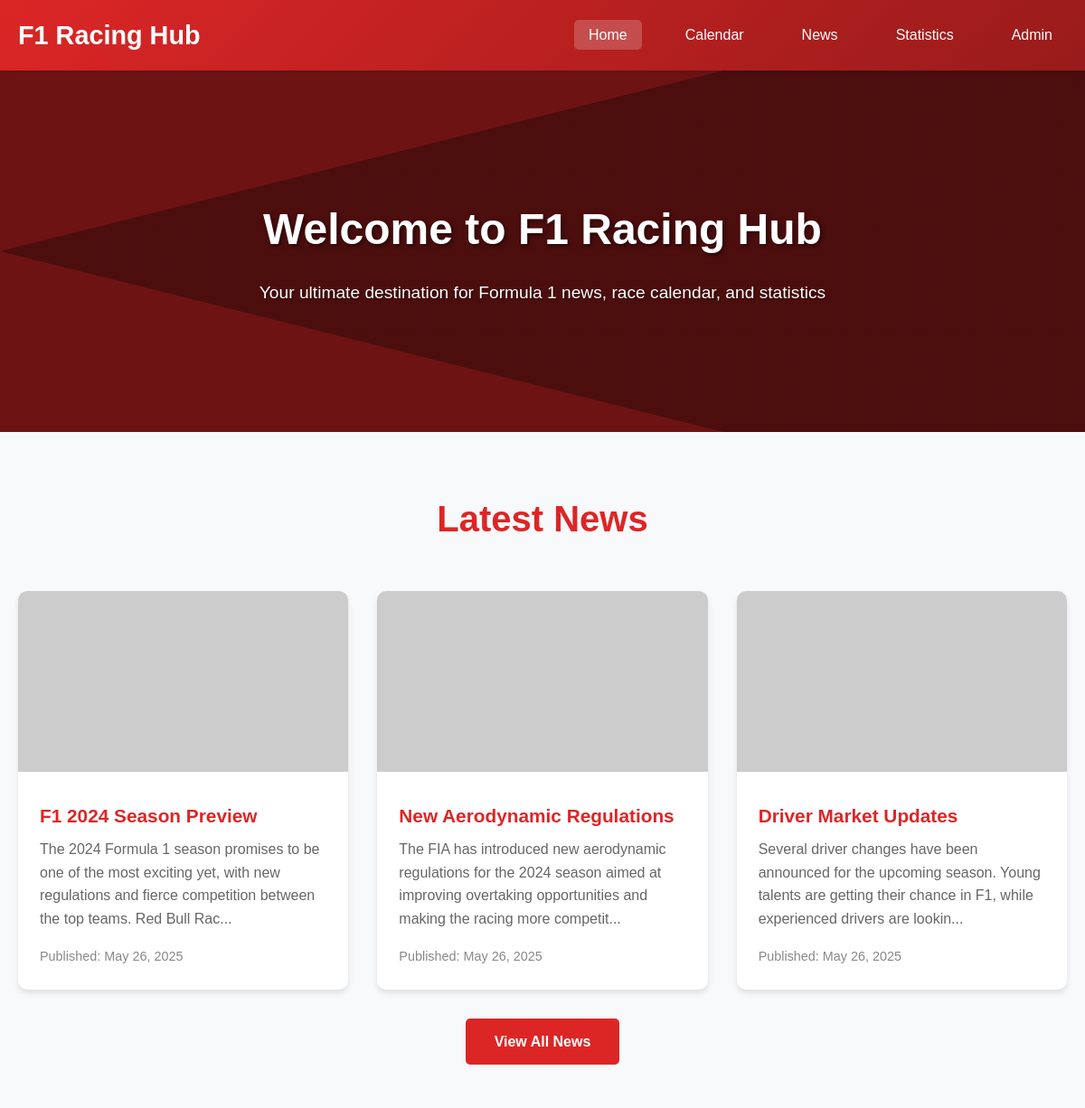
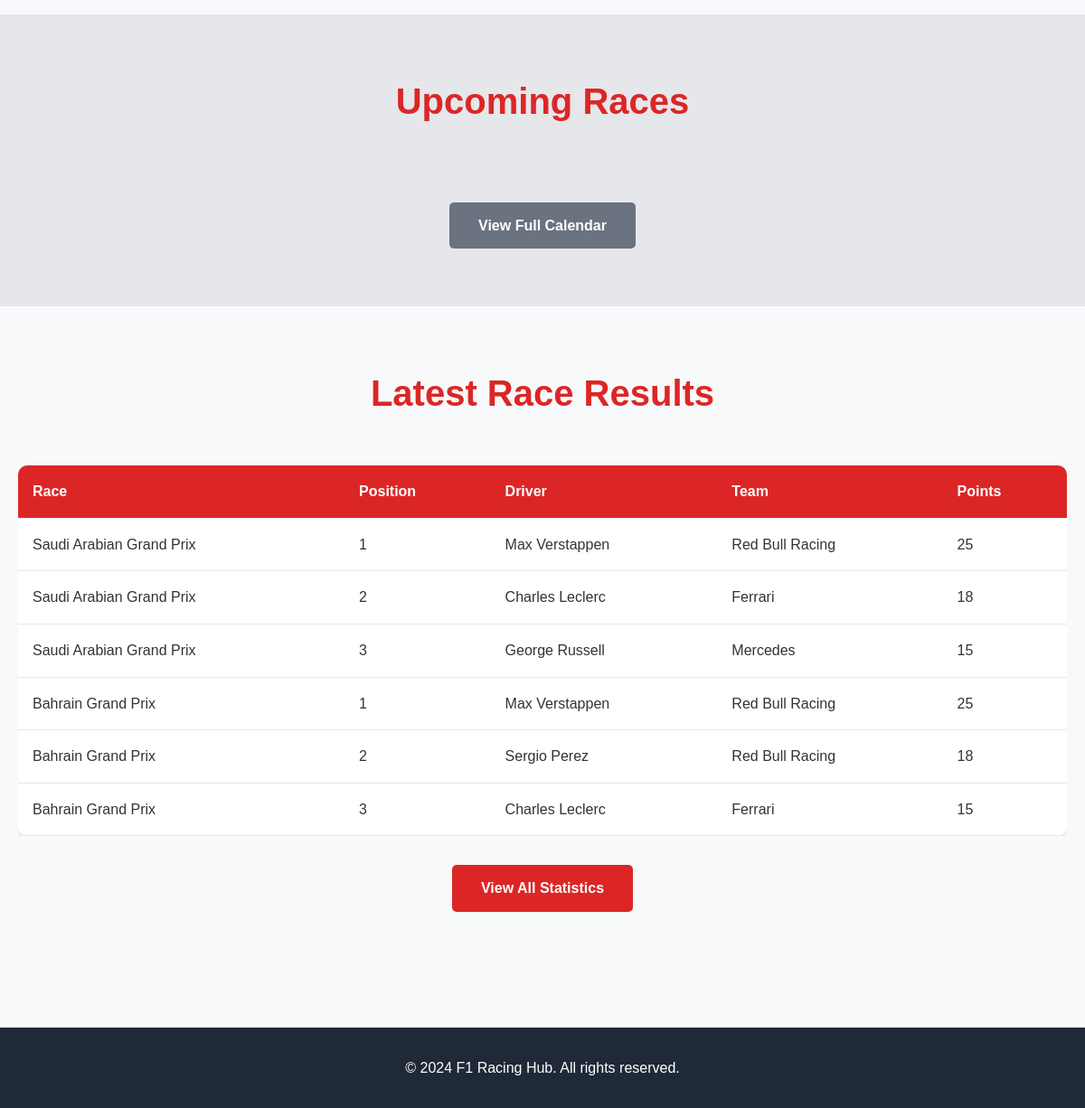
The page / on the database its author committed (2 pictures, top to bottom).
### tables this page shows
CREATE TABLE `news` (
  `id` int(11) NOT NULL,
  `title` varchar(200) NOT NULL,
  `content` text NOT NULL,
  `image_url` varchar(255) DEFAULT NULL,
  `published_at` timestamp NOT NULL DEFAULT current_timestamp(),
  `status` enum('published','draft') DEFAULT 'published'
);

CREATE TABLE `race_results` (
  `id` int(11) NOT NULL,
  `race_id` int(11) DEFAULT NULL,
  `position` int(11) NOT NULL,
  `driver_name` varchar(100) NOT NULL,
  `team` varchar(100) NOT NULL,
  `points` int(11) DEFAULT 0
);

CREATE TABLE `races` (
  `id` int(11) NOT NULL,
  `race_name` varchar(100) NOT NULL,
  `circuit` varchar(100) NOT NULL,
  `country` varchar(50) NOT NULL,
  `race_date` date NOT NULL,
  `race_time` time NOT NULL,
  `status` enum('scheduled','completed','cancelled') DEFAULT 'scheduled',
  `created_at` timestamp NOT NULL DEFAULT current_timestamp()
);

### index.php (the view, shortened to what this page needs)
<?php
require_once 'config.php';
$news_stmt = $pdo->query("SELECT * FROM news WHERE status = 'published' ORDER BY published_at DESC LIMIT 3");
$news = $news_stmt->fetchAll(PDO::FETCH_ASSOC);
$results_stmt = $pdo->query("
    SELECT r.race_name, r.country, rr.position, rr.driver_name, rr.team, rr.points
    FROM race_results rr
    JOIN races r ON rr.race_id = r.id
    WHERE r.status = 'completed'
    ORDER BY r.race_date DESC, rr.position ASC
    LIMIT 6
");
$latest_results = $results_stmt->fetchAll(PDO::FETCH_ASSOC);
?>
<!DOCTYPE html>
<html lang="en">
<head>
    <link rel="stylesheet" href="style.css">
</head>
<body>
    <header>
        <nav class="navbar">
            <div class="nav-container">
                <div class="logo">
                    <h1>F1 Racing Hub</h1>
                </div>
                <ul class="nav-menu">
                    <li><a href="index.php" class="active">Home</a></li>
                    <li><a href="calendar.php">Calendar</a></li>
                    <li><a href="news.php">News</a></li>
                    <li><a href="statistics.php">Statistics</a></li>
                    <li><a href="admin_login.php">Admin</a></li>
                </ul>
            </div>
        </nav>
    </header>
    <main>
        <section class="hero">
            <div class="hero-content">
                <h2>Welcome to F1 Racing Hub</h2>
                <p>Your ultimate destination for Formula 1 news, race calendar, and statistics</p>
            </div>
        </section>
        <section class="section">
            <div class="container">
                <h3 class="section-title">Latest News</h3>
                <div class="news-grid">
                    <?php foreach ($news as $article): ?>
                    <div class="news-card">
                        <?php if ($article['image_url']): ?>
                        <img src="<?php echo htmlspecialchars($article['image_url']); ?>" alt="<?php echo htmlspecialchars($article['title']); ?>">
                        <?php endif; ?>
                        <div class="news-content">
                            <h4><?php echo htmlspecialchars($article['title']); ?></h4>
                            <p><?php echo htmlspecialchars(substr($article['content'], 0, 150)) . '...'; ?></p>
                            <small>Published: <?php echo date('M j, Y', strtotime($article['published_at'])); ?></small>
                        </div>
                    </div>
                    <?php endforeach; ?>
                </div>
                <div class="text-center">
                    <a href="news.php" class="btn btn-primary">View All News</a>
                </div>
            </div>
        </section>
        <section class="section bg-gray">
            <div class="container">
                <h3 class="section-title">Upcoming Races</h3>
                <div class="text-center">
                    <a href="calendar.php" class="btn btn-secondary">View Full Calendar</a>
                </div>
            </div>
        </section>
        <section class="section">
            <div class="container">
                <h3 class="section-title">Latest Race Results</h3>
                <?php if ($latest_results): ?>
                <div class="results-table">
                    <table>
                        <thead>
                            <tr>
                                <th>Race</th>
                                <th>Position</th>
                                <th>Driver</th>
                                <th>Team</th>
                                <th>Points</th>
                            </tr>
                        </thead>
                        <tbody>
                            <?php foreach ($latest_results as $result): ?>
                            <tr>
                                <td><?php echo htmlspecialchars($result['race_name']); ?></td>
                                <td><?php echo $result['position']; ?></td>
                                <td><?php echo htmlspecialchars($result['driver_name']); ?></td>
                                <td><?php echo htmlspecialchars($result['team']); ?></td>
                                <td><?php echo $result['points']; ?></td>
                            </tr>
                            <?php endforeach; ?>
                        </tbody>
                    </table>
                </div>
                <?php else: ?>
                <p>No race results available yet.</p>
                <?php endif; ?>
                <div class="text-center">
                    <a href="statistics.php" class="btn btn-primary">View All Statistics</a>
                </div>
            </div>
        </section>
    </main>
    <footer>
        <div class="container">
            <p>&copy; 2024 F1 Racing Hub. All rights reserved.</p>
        </div>
    </footer>
</body>
</html>

### style.css (style rules this page uses)
* { margin: 0; padding: 0; box-sizing: border-box; }
body { font-family: 'Arial', sans-serif; line-height: 1.6; color: #333; background-color: #f8f9fa; }
.container { max-width: 1200px; margin: 0 auto; padding: 0 20px; }
.navbar { background: linear-gradient(135deg, #dc2626, #991b1b); padding: 1rem 0; position: sticky; top: 0; z-index: 100; box-shadow: 0 2px 10px rgba(0,0,0,0.1); }
.nav-container { max-width: 1200px; margin: 0 auto; padding: 0 20px; display: flex; justify-content: space-between; align-items: center; }
.logo h1 { color: white; font-size: 1.8rem; font-weight: bold; }
.nav-menu { display: flex; list-style: none; gap: 2rem; }
.nav-menu a { color: white; text-decoration: none; padding: 0.5rem 1rem; border-radius: 5px; transition: background-color 0.3s; }
.nav-menu a:hover, .nav-menu a.active { background-color: rgba(255,255,255,0.2); }
.hero { background-size: cover; background-position: center; height: 400px; display: flex; align-items: center; justify-content: center; text-align: center; color: white; }
.hero-content h2 { font-size: 3rem; margin-bottom: 1rem; text-shadow: 2px 2px 4px rgba(0,0,0,0.5); }
.hero-content p { font-size: 1.2rem; text-shadow: 1px 1px 2px rgba(0,0,0,0.5); }
.section { padding: 4rem 0; }
.bg-gray { background-color: #e5e7eb; }
.section-title { text-align: center; font-size: 2.5rem; margin-bottom: 3rem; color: #dc2626; }
.news-grid { display: grid; grid-template-columns: repeat(auto-fit, minmax(350px, 1fr)); gap: 2rem; margin-bottom: 2rem; }
.news-card { background: white; border-radius: 10px; overflow: hidden; box-shadow: 0 4px 6px rgba(0,0,0,0.1); transition: transform 0.3s, box-shadow 0.3s; }
.news-card img { width: 100%; height: 200px; object-fit: cover; }
.news-content { padding: 1.5rem; }
.news-content h4 { font-size: 1.3rem; margin-bottom: 0.5rem; color: #dc2626; }
.news-content p { margin-bottom: 1rem; color: #666; }
.news-content small { color: #888; font-size: 0.9rem; }
.results-table { overflow-x: auto; margin-bottom: 2rem; }
table { width: 100%; background: white; border-radius: 10px; overflow: hidden; box-shadow: 0 4px 6px rgba(0,0,0,0.1); border-collapse: collapse; }
th, td { padding: 1rem; text-align: left; border-bottom: 1px solid #e5e7eb; }
th { background-color: #dc2626; color: white; font-weight: bold; }
.btn { display: inline-block; padding: 0.8rem 2rem; border: none; border-radius: 5px; text-decoration: none; font-weight: bold; text-align: center; cursor: pointer; transition: all 0.3s; }
.btn-primary { background-color: #dc2626; color: white; }
.btn-secondary { background-color: #6b7280; color: white; }
.text-center { text-align: center; }
footer { background-color: #1f2937; color: white; text-align: center; padding: 2rem 0; margin-top: 4rem; }

### rows shown on the page
news: title "F1 2024 Season Preview", content "The 2024 Formula 1 season promises to be one of the most exciting yet, with new regulations and fierce competition between the top teams. Red Bull Rac", published_at "May 26, 2025"
news: title "New Aerodynamic Regulations", content "The FIA has introduced new aerodynamic regulations for the 2024 season aimed at improving overtaking opportunities and making the racing more competit", published_at "May 26, 2025"
news: title "Driver Market Updates", content "Several driver changes have been announced for the upcoming season. Young talents are getting their chance in F1, while experienced drivers are lookin", published_at "May 26, 2025"
race_results: race.race_name "Saudi Arabian Grand Prix", position "1", driver_name "Max Verstappen", team "Red Bull Racing", points "25"
race_results: race.race_name "Saudi Arabian Grand Prix", position "2", driver_name "Charles Leclerc", team "Ferrari", points "18"
race_results: race.race_name "Saudi Arabian Grand Prix", position "3", driver_name "George Russell", team "Mercedes", points "15"
race_results: race.race_name "Bahrain Grand Prix", position "1", driver_name "Max Verstappen", team "Red Bull Racing", points "25"
race_results: race.race_name "Bahrain Grand Prix", position "2", driver_name "Sergio Perez", team "Red Bull Racing", points "18"
race_results: race.race_name "Bahrain Grand Prix", position "3", driver_name "Charles Leclerc", team "Ferrari", points "15"
